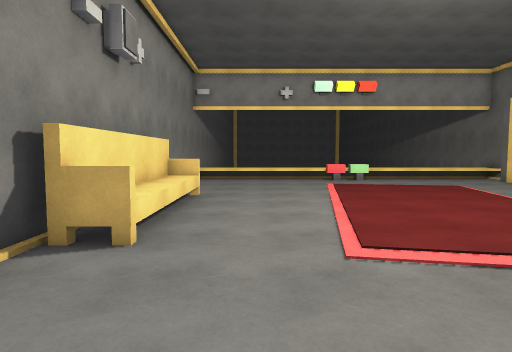
[1] (above)

13 first-person views from a walk through a scene from a Unity 3-D project. The camera is 1.5 m above the floor, tilts 4° down and sees 75° across. The floor is counted in squares, 1 m on a side. Each view is taken from the middle of a square. On the plan, view 1 faces up. The plan holds only what a view shows up to about 15 squares ahead; the rest is blank. The place goes on beyond the plan. The player character is not drawn. Surface patterns are stand-ins for the level's own textures.

[2]
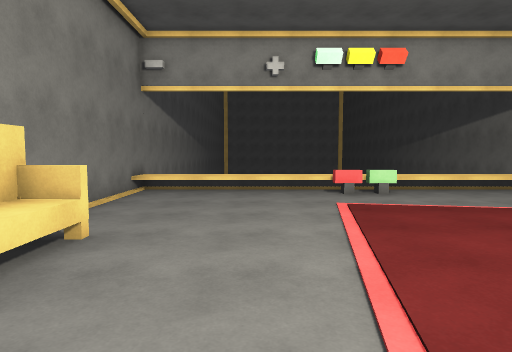

[3]
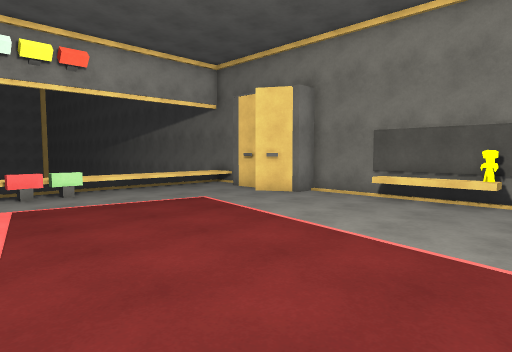

[4]
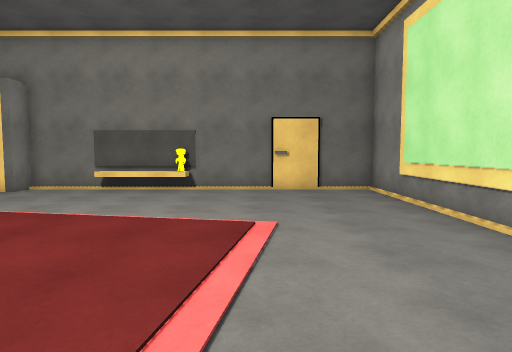

[5]
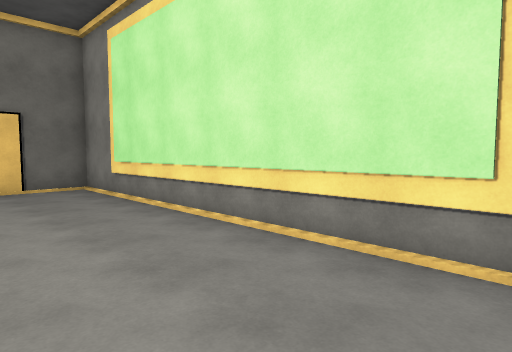

[6]
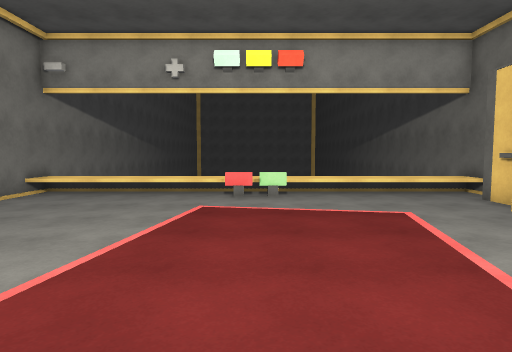

[7]
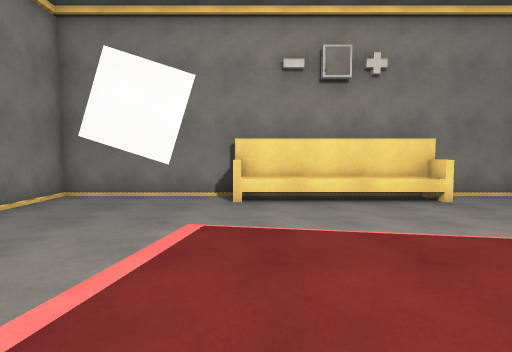

[8]
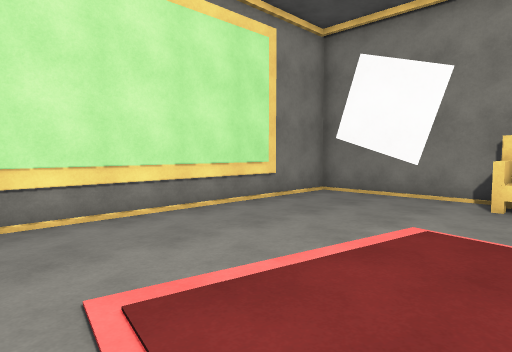

[9]
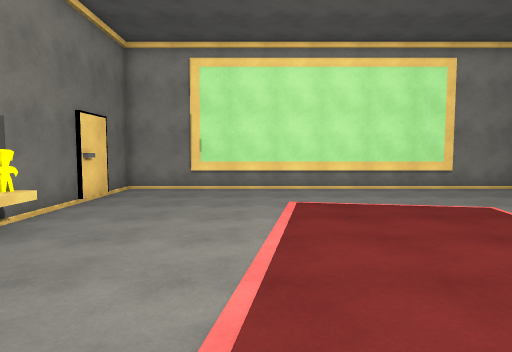

[10]
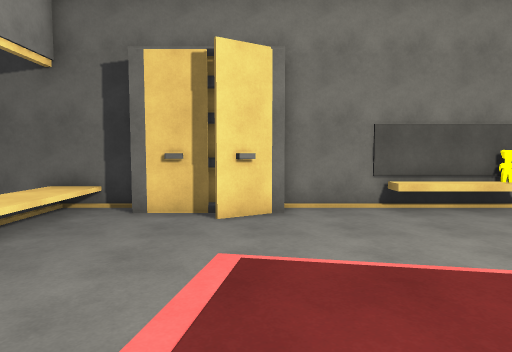

[11]
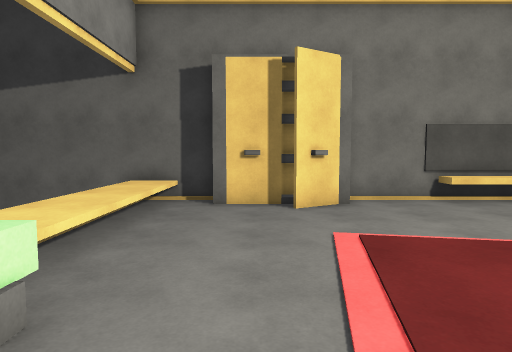

[12]
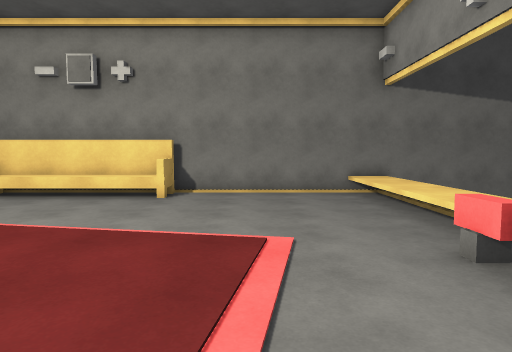

[13]
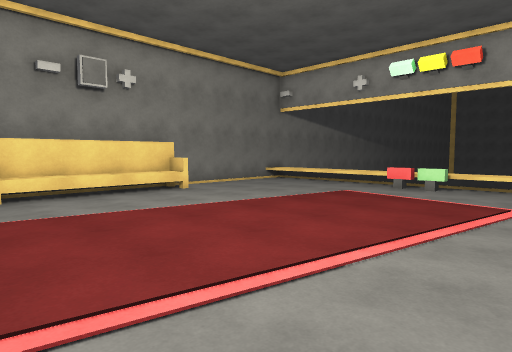

### Floor plan
Key: @ floor where view 1 was taken; # wall or solid block; . floor; ^ raised ledge; O other object.
Columns run from 4 left of view 1 to 14 right of it. Each row starts with its distance up from view 1.
 21 #                 #
 20 #^^^^^^^^^^^^^^^^^#
 19 #^^^^^^^^^^^^^^^^^#
 18 #.......OO........#
 17 #................##
 16 #................#
 15 #...............##
 14 #...............##
 13 #................##
 12 #^^...............#
 11  ^^...............#
 10  ^^..............O#
  9  ^^..............O#
  8  ^^..............O#
  7  ^^..............##
  6 #^^...............#
  5 ###...............#
  4 #.................#
  3 #.................#
  2 #.................#
  1 #.................#
  0 #...@.............#
 -1 ###################

Where each view was taken, in squares from view 1:
view 1: 0 up, 0 right, facing up
view 2: 6 up, 1 right, facing up
view 3: 5 up, 2 right, facing up-right
view 4: 4 up, 0 right, facing right
view 5: 4 up, 1 left, facing down-right
view 6: 6 up, 5 right, facing up
view 7: 6 up, 8 right, facing left
view 8: 7 up, 8 right, facing down-left
view 9: 14 up, 8 right, facing down
view 10: 14 up, 4 right, facing right
view 11: 16 up, 3 right, facing right
view 12: 15 up, 9 right, facing left
view 13: 4 up, 10 right, facing up-left
